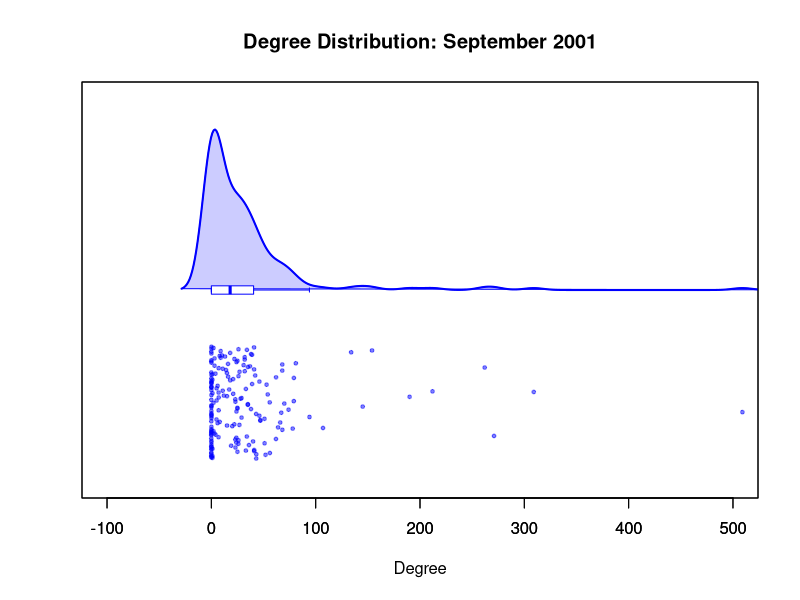
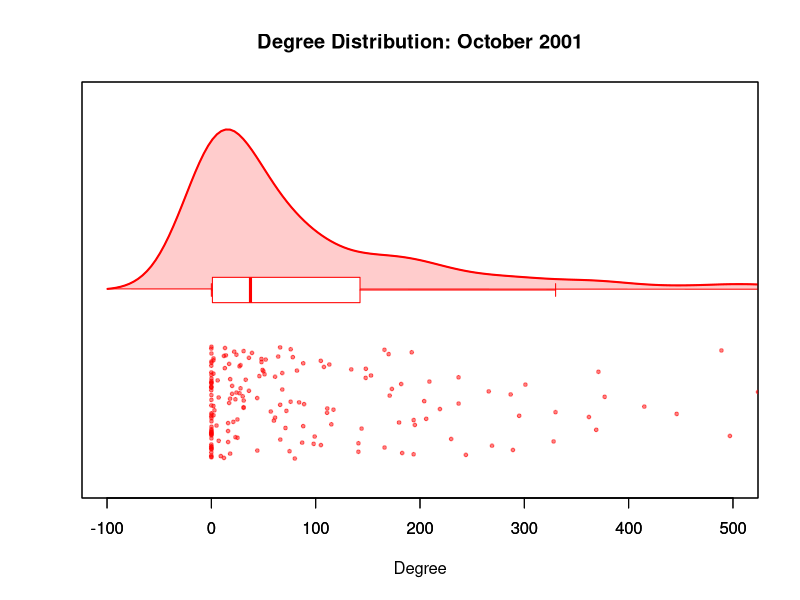
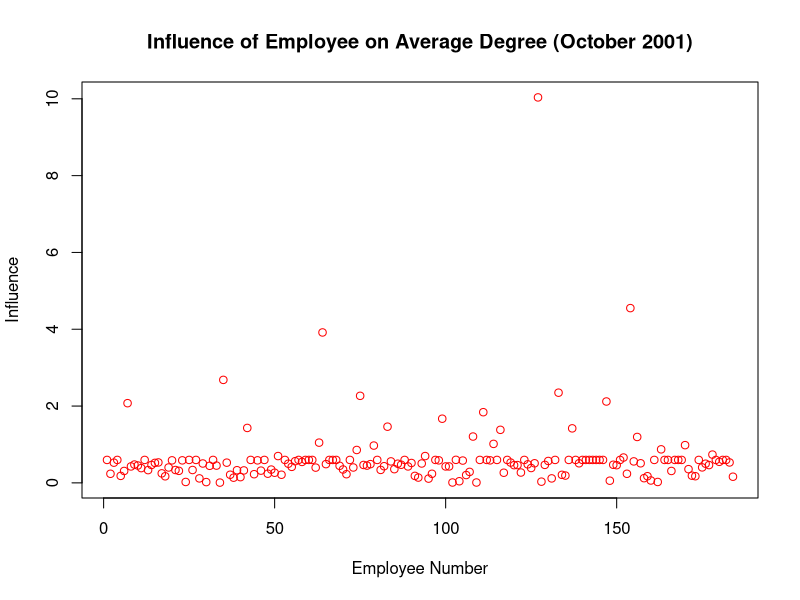

Reproduce these figures in R, in order.
## ---- chunk 1
knitr::opts_chunk$set(echo = TRUE)
## ---- chunk 2
setwd("~/Library/Mobile Documents/com~apple~CloudDocs/Waterloo/Coop Files/F23 Resumes/Resumes/Data Science/V3.1/Projects/Enron")
## ---- chunk 3
##reading data
enron_emails <- read.csv("enron_emails.csv")

##subsetting email from sept 2001
emails_sep_2001 <- subset(enron_emails, Month == 9 & Year == 2001)

##subsetting emails from oct 2001
emails_oct_2001 <- subset(enron_emails, Month == 10 & Year == 2001)

##counting emails from each month
n_emails_sep_2001 <- nrow(emails_sep_2001)
n_emails_oct_2001 <- nrow(emails_oct_2001)

##printing results
cat("Number of emails exchanged in September 2001:", n_emails_sep_2001, "\n")
cat("Number of emails exchanged in October 2001:", n_emails_oct_2001, "\n")
## ---- chunk 4
## function to calculate the weight matrix
getWeightMatrix <- function(edgeList, N){
  W <- matrix(data = 0, nrow = N, ncol = N)
  for(i in 1:(N-1)){
    for(j in (i+1):N){
      W[i,j] <- nrow(edgeList[(edgeList$Sender==i & edgeList$Recipient == j),]) +
        nrow(edgeList[(edgeList$Sender==j & edgeList$Recipient == i),])
    }
  }
  W <- W + t(W)
  return(W)
}

## storing weights in variables
weight_sep_2001 <- getWeightMatrix(edgeList = emails_sep_2001, N = 184)
weight_oct_2001 <- getWeightMatrix(edgeList = emails_oct_2001, N = 184)

## average degree for each month
avg_degree_sep_2001 <- mean(rowSums(weight_sep_2001)) #first computing degree then taking avg
avg_degree_oct_2001 <- mean(rowSums(weight_oct_2001))

cat("Average degree in September 2001:", avg_degree_sep_2001, "\n")
cat("Average degree in October 2001:", avg_degree_oct_2001, "\n")
## ---- chunk 5
##Raincloud Plot(y, xlabel, title, color) takes in aforementioned parameters and
## returns raincloud plot visualisation
raincloud_plot <- function(y, xlabel, title, colour) {
  
  density_max <- max(density(y)$y)  # Find the maximum density to scale other components
  scatter_offset <- 0.7 * density_max  #increase for more space between points
  extra_space_beneath <- 0.5 * density_max  # Extra space below the scatter
  
  y_range <- c(-scatter_offset - extra_space_beneath, density_max * 1.2) # 1.2 is arbitrary num that works well
  x_range <- c(-100, 500)
  
  plot(x_range, y_range, type="n", xlab=xlabel, ylab="", yaxt="n", main=title) # Base plot
  
  
  ## Density Curve
  raincloud_density <- density(y)
  
  ## Draw the density
  polygon(raincloud_density$x, raincloud_density$y, 
          col=adjustcolor(colour, alpha.f=0.2), border=colour)
  
  ## Outline
  lines(raincloud_density$x, raincloud_density$y, col=colour, lwd=2)
  
  
  ## Boxplot
  ## Draw the boxplot at the bottom
  boxplot(y, horizontal=TRUE, add=TRUE, at=0, 
          col="white", border=colour, whisklty=1,
          whiskcol=colour, staplecol=colour, outcol=colour, 
          boxwex=0.002, outline=FALSE)  #boxwex for box width
  
  ## Scatterplot
  ## Determine Y coordinates for the scatterplot
  y_coordinates <- -scatter_offset/2 - seq_along(y) * (scatter_offset / length(y))
  
  y_jittered <- jitter(y, factor=0.5)  ##more factor more jitter
  
  ## Draw the scatterplot
  points(y_jittered, y_coordinates, pch=19, 
         col=adjustcolor(colour, alpha.f=0.5), cex=0.5)  ##cex for point size
}


##each entry represents the number of emails transmitted
##taking ROW sums finds the number of emails sent by an employee
degree_sep_2001 <- rowSums(weight_sep_2001)
degree_oct_2001 <- rowSums(weight_oct_2001)

## ---- chunk 6
##raincloud sept
raincloud_plot(y = degree_sep_2001, 
               xlabel = "Degree", 
               title = "Degree Distribution: September 2001", 
               colour = "blue")
## ---- chunk 7
##raincloud oct
raincloud_plot(y = degree_oct_2001, 
               xlabel = "Degree", 
               title = "Degree Distribution: October 2001", 
               colour = "red")
## ---- chunk 8
## Obtain the adjacency matrix
get_adjacency_matrix <- function(edge_list, N) {
  A <- matrix(data = 0, nrow = N, ncol = N)
  for(i in 1:(N-1)){
    for(j in (i+1):N){
      A[i,j] <- ifelse(nrow(edge_list[(edge_list$Sender == i & edge_list$Recipient == j),]) > 0, 1, 0)
      A[j,i] <- ifelse(nrow(edge_list[(edge_list$Sender == j & edge_list$Recipient == i),]) > 0, 1, 0)
    }
  }
  return(A)
}

adj_sep_2001 <- get_adjacency_matrix(edge_list = emails_sep_2001, N = 184)
adj_oct_2001 <- get_adjacency_matrix(edge_list = emails_oct_2001, N = 184)

## Calculate the density
calculate_density <- function(adj_matrix) {
  E <- sum(adj_matrix) # Sum of matrix gives num of edges since binary
  N <- nrow(adj_matrix)
  D <- E / (N*(N-1))
  return(D)
}

density_sep_2001 <- calculate_density(adj_sep_2001)
density_oct_2001 <- calculate_density(adj_oct_2001)

cat("Density in September 2001:", density_sep_2001, "\n")
cat("Density in October 2001:", density_oct_2001, "\n")
## ---- chunk 9
## reading data
enron_employees <- read.csv("enron_employees.csv")

## calculate influence
compute_influence <- function(degrees, N) {
  influences <- numeric(N)
  avg_degree <- mean(degrees)
  
  for (u in 1:N) {
    ##degree without point
    remove_point <- degrees[-u]
    
    ##compute influence without point
    influences[u] <- abs(avg_degree - mean(remove_point))
  }
  
  return(influences)
}

influence_oct_2001 <- compute_influence(degree_oct_2001, 184)

# Plot the influence
plot(1:184, influence_oct_2001, type = "p", col = "red",
     main = "Influence of Employee on Average Degree (October 2001)",
     xlab = "Employee Number", ylab = "Influence")

##employee with the largest influence
employee_max_influence <- which.max(influence_oct_2001)

## job title of the influential employee
job_title_max_influence <- enron_employees$Job.Title[employee_max_influence]

cat("The employee with the highest influence in October 2001 has the job title:", 
    job_title_max_influence, "and is employee number:", employee_max_influence, "\n")
